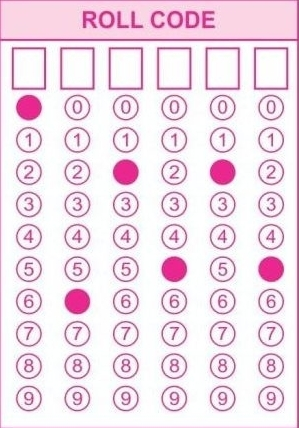
#> input picture screens/rsz_1rsz_1omr4.jpg, 299 x 428 px
$ jupyter execute --allow-errors OMRSheetRollNo.ipynb
#> lines starting #> are read from the running program, lines starting #| are printed output that depends on the picture; after the words box and inside, x2 and y2 are one past the last pixel; in counts of white or black regions, pixels touching at a corner belong together
# OMR SHEET Roll Number Extraction

[cell 1]
import cv2
import numpy as np

# Load image as greyscale
image = cv2.imread('screens/rsz_1rsz_1omr4.jpg',0)
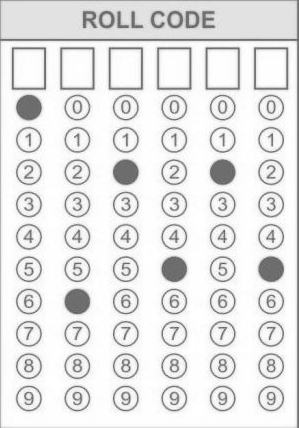
#> image: shape (428, 299); min 84, max 255, mean 229.3
cv2.imshow('Original', image)
cv2.waitKey(0)
cv2.destroyAllWindows()

[cell 2]
# Let's Scale the size of our image
image2 = cv2.resize(image.copy(), None, fx=1.2, fy=1.2, interpolation = cv2.INTER_CUBIC)
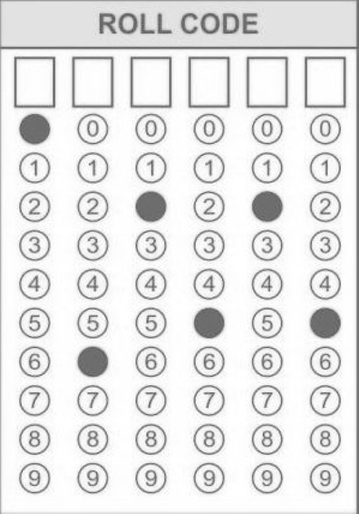
#> image2: shape (514, 359); min 85, max 255, mean 229.2
cv2.imshow('Scaling (Interpolation)', image2)
cv2.waitKey(0)
cv2.destroyAllWindows()

[cell 3]
# Blur to remove noise using gaussian kernel
blur = cv2.GaussianBlur(image2.copy(), (5,5), 0)
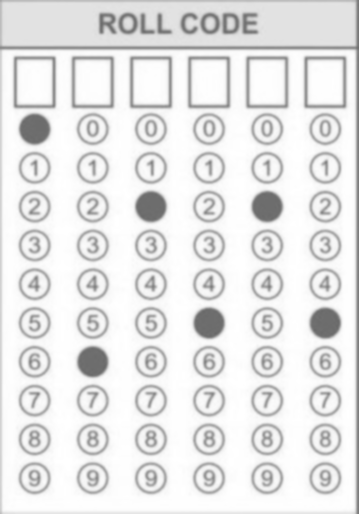
#> blur: shape (514, 359); min 104, max 255, mean 229.3
cv2.imshow('Gaussian Blurring', blur)
cv2.waitKey(0)
cv2.destroyAllWindows()

[cell 4]
# Second attribute can be manipulated according to the image
ret,thresh = cv2.threshold(blur.copy(), 225, 255, cv2.THRESH_BINARY_INV)
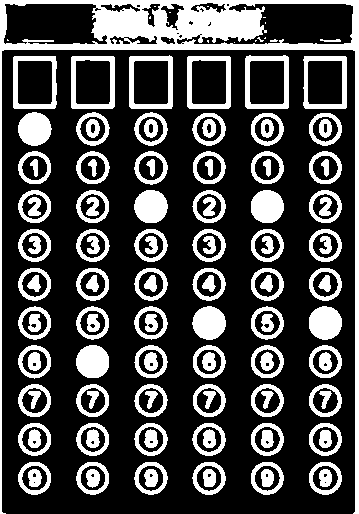
#> thresh: shape (514, 359); 28.5% white; 136 white regions (14 under 20 px), largest, box (x1, y1, x2, y2) and area: (0, 0, 359, 514) 12191, (134, 190, 168, 223) 889, (309, 306, 342, 340) 889
cv2.imshow('Threshold Binary', thresh)
cv2.waitKey(0)
cv2.destroyAllWindows()

[cell 5]
# Canny Edge Detection uses gradient values as thresholds
edged = cv2.Canny(thresh, 75, 200)
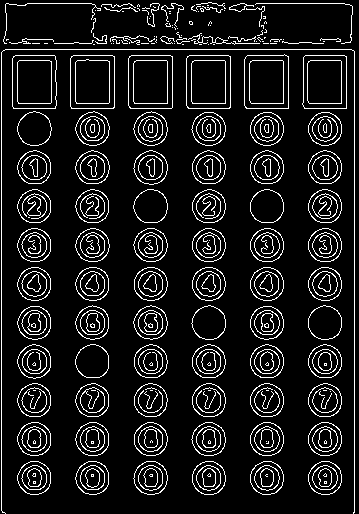
#> edged: shape (514, 359); 10.3% white in thin lines or dots
cv2.imshow('Canny', edged)
cv2.waitKey(0)

cv2.destroyAllWindows()

[cell 6]
# Find contours and print how many were found
warpedEdged =edged.copy()
contours, hierarchy = cv2.findContours(warpedEdged.copy(), cv2.RETR_EXTERNAL, cv2.CHAIN_APPROX_NONE)
#> contours = 154 contours, 86 with area under 20; largest, box (x1, y1, x2, y2) and area: (70, 55, 115, 109) 2324, (186, 55, 231, 109) 2323, (128, 55, 173, 109) 2323, (244, 54, 289, 109) 2323, (12, 55, 57, 109) 2303
print ("Total Number of contours found = ", len(contours))
#| Total Number of contours found =  154

circularCnts = []
for c in contours:
    (x, y, w, h) = cv2.boundingRect(c)
    ar = w / float(h)
    # in order to label the contour as a bubble, region
    # should be sufficiently wide, sufficiently tall, and
    # have an aspect ratio approximately equal to 1
    if w >= 20 and h >= 20 and ar >= 0.9 and ar <= 1.1:
        circularCnts.append(c)
#> this loop made 154 passes
#> (x, y, w, h, ar) on passes 1 to 3: (308, 461, 34, 34, 1), (250, 461, 34, 34, 1), (192, 461, 34, 34, 1)
#> after the loop, circularCnts = 61 contours, 1 with area under 20; largest, box (x1, y1, x2, y2) and area: (17, 111, 52, 146) 892, (308, 305, 342, 340) 892, (133, 189, 168, 223) 892, (191, 305, 226, 340) 888, (75, 344, 109, 378) 884

print ("Number of Flitered contours found = ", len(circularCnts))
#| Number of Flitered contours found =  61

[cell 7]
'''
# This is to apply more strict filter on circles by using
# matchShapes method of open
# match each filtered contour with this circular image for more strict filtering
# so that to remove all noisy contours
'''
# Load the Circular image
template = cv2.imread('screens/Black_Circle.jpg',0)
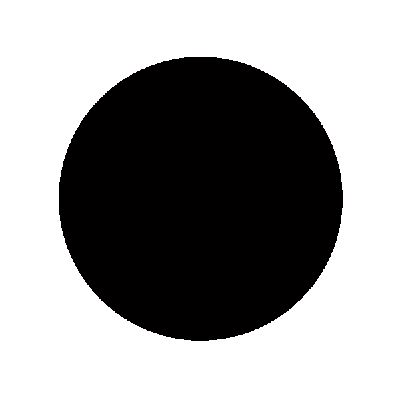
#> input picture screens/Black_Circle.jpg, 400 x 399 px
#> template: shape (399, 400); min 0, max 255, mean 153.8
cv2.imshow('Template', template)
cv2.waitKey(0)
cv2.destroyAllWindows()

# Threshold image first before using cv2.findContours
ret, thresh1 = cv2.threshold(template, 127, 255, 0)
#> thresh1: shape (399, 400); 60.3% white; 1 black region

# Find contours in template
contours2, hierarchy2 = cv2.findContours(thresh1, cv2.RETR_TREE, cv2.CHAIN_APPROX_SIMPLE)
#> contours2 = 2 contours; box (x1, y1, x2, y2) and area: (0, 0, 400, 399) 158802, (58, 56, 344, 342) 63748

# We need to sort the contours by area so that we can remove the largest
# contour which is the image outline
sorted_contours = sorted(contours2, key=cv2.contourArea, reverse=True)
#> sorted_contours has the same summary as contours2
#print(len(sorted_contours))

# We extract the second largest contour which will be our template contour
template_contour = sorted_contours[1]
#> template_contour = contour of 412 points, box (x1, y1, x2, y2) (58, 56, 344, 342), area 63748
